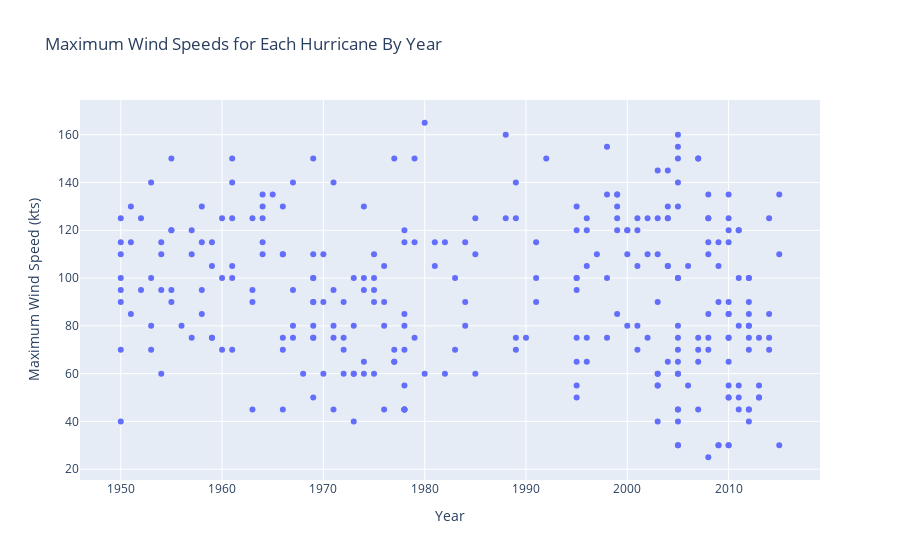

The notebook cell this image was saved under:
### Code cell
x = max_wind_speeds['Year']
y = max_wind_speeds['Maximum Wind']

fig = go.Figure()
fig.add_trace(go.Scatter(x=x, y=y, mode='markers'))

fig.update_layout(title='Maximum Wind Speeds for Each Hurricane By Year', xaxis_title='Year', yaxis_title='Maximum Wind Speed (kts)')

fig.show()

### Figure 1 — Plotly figure (JSON) as saved in the notebook; plotly's stock layout.template omitted (floating-point values rounded to 4 significant figures; data arrays with more than 128 entries replaced by an {"elided": "..."} marker saying what was removed)
{"data": [{"mode": "markers", "type": "scatter", "x": {"elided": "288 int values"}, "y": {"elided": "288 int values"}}], "layout": {"title": {"text": "Maximum Wind Speeds for Each Hurricane By Year"}, "xaxis": {"title": {"text": "Year"}}, "yaxis": {"title": {"text": "Maximum Wind Speed (kts)"}}}}
